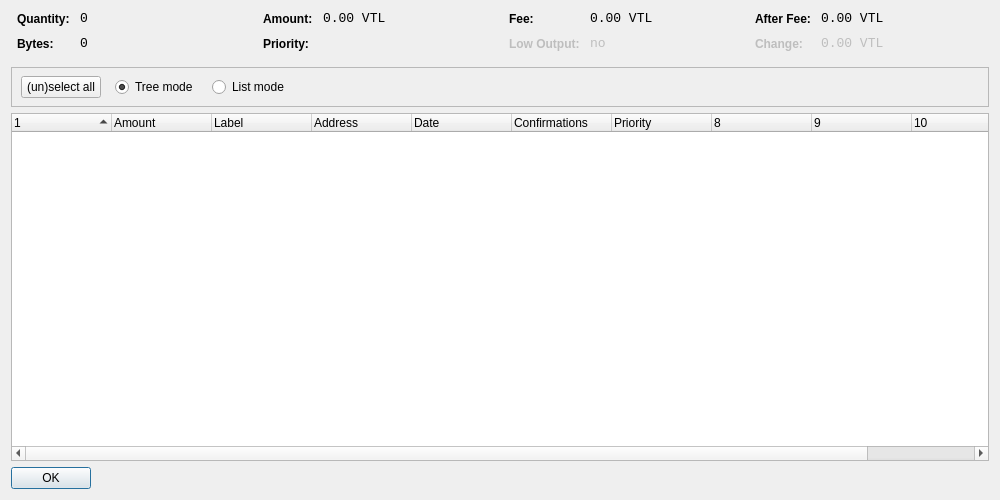
<?xml version="1.0" encoding="UTF-8"?>
<ui version="4.0">
 <class>CoinControlDialog</class>
 <widget class="QDialog" name="CoinControlDialog">
  <property name="geometry">
   <rect>
    <x>0</x>
    <y>0</y>
    <width>1000</width>
    <height>500</height>
   </rect>
  </property>
  <property name="windowTitle">
   <string>Coin Control</string>
  </property>
  <layout class="QVBoxLayout" name="verticalLayout">
   <item>
    <layout class="QHBoxLayout" name="horizontalLayoutTop" stretch="0,0,0,0">
     <property name="topMargin">
      <number>0</number>
     </property>
     <property name="bottomMargin">
      <number>10</number>
     </property>
     <item>
      <layout class="QFormLayout" name="formLayoutCoinControl1">
       <property name="horizontalSpacing">
        <number>10</number>
       </property>
       <property name="verticalSpacing">
        <number>10</number>
       </property>
       <property name="leftMargin">
        <number>6</number>
       </property>
       <property name="rightMargin">
        <number>6</number>
       </property>
       <item row="0" column="0">
        <widget class="QLabel" name="labelCoinControlQuantityText">
         <property name="styleSheet">
          <string notr="true">font-weight:bold;</string>
         </property>
         <property name="text">
          <string>Quantity:</string>
         </property>
        </widget>
       </item>
       <item row="0" column="1">
        <widget class="QLabel" name="labelCoinControlQuantity">
         <property name="font">
          <font>
           <family>Monospace</family>
           <pointsize>10</pointsize>
          </font>
         </property>
         <property name="cursor">
          <cursorShape>IBeamCursor</cursorShape>
         </property>
         <property name="contextMenuPolicy">
          <enum>Qt::ActionsContextMenu</enum>
         </property>
         <property name="text">
          <string notr="true">0</string>
         </property>
         <property name="textInteractionFlags">
          <set>Qt::LinksAccessibleByMouse|Qt::TextSelectableByKeyboard|Qt::TextSelectableByMouse</set>
         </property>
        </widget>
       </item>
       <item row="1" column="0">
        <widget class="QLabel" name="labelCoinControlBytesText">
         <property name="styleSheet">
          <string notr="true">font-weight:bold;</string>
         </property>
         <property name="text">
          <string>Bytes:</string>
         </property>
        </widget>
       </item>
       <item row="1" column="1">
        <widget class="QLabel" name="labelCoinControlBytes">
         <property name="font">
          <font>
           <family>Monospace</family>
           <pointsize>10</pointsize>
          </font>
         </property>
         <property name="cursor">
          <cursorShape>IBeamCursor</cursorShape>
         </property>
         <property name="contextMenuPolicy">
          <enum>Qt::ActionsContextMenu</enum>
         </property>
         <property name="text">
          <string notr="true">0</string>
         </property>
         <property name="textInteractionFlags">
          <set>Qt::LinksAccessibleByMouse|Qt::TextSelectableByKeyboard|Qt::TextSelectableByMouse</set>
         </property>
        </widget>
       </item>
      </layout>
     </item>
     <item>
      <layout class="QFormLayout" name="formLayoutCoinControl2">
       <property name="horizontalSpacing">
        <number>10</number>
       </property>
       <property name="verticalSpacing">
        <number>10</number>
       </property>
       <property name="leftMargin">
        <number>6</number>
       </property>
       <property name="rightMargin">
        <number>6</number>
       </property>
       <item row="0" column="0">
        <widget class="QLabel" name="labelCoinControlAmountText">
         <property name="styleSheet">
          <string notr="true">font-weight:bold;</string>
         </property>
         <property name="text">
          <string>Amount:</string>
         </property>
        </widget>
       </item>
       <item row="0" column="1">
        <widget class="QLabel" name="labelCoinControlAmount">
         <property name="font">
          <font>
           <family>Monospace</family>
           <pointsize>10</pointsize>
          </font>
         </property>
         <property name="cursor">
          <cursorShape>IBeamCursor</cursorShape>
         </property>
         <property name="contextMenuPolicy">
          <enum>Qt::ActionsContextMenu</enum>
         </property>
         <property name="text">
          <string notr="true">0.00 VTL</string>
         </property>
         <property name="textInteractionFlags">
          <set>Qt::LinksAccessibleByMouse|Qt::TextSelectableByKeyboard|Qt::TextSelectableByMouse</set>
         </property>
        </widget>
       </item>
       <item row="1" column="0">
        <widget class="QLabel" name="labelCoinControlPriorityText">
         <property name="styleSheet">
          <string notr="true">font-weight:bold;</string>
         </property>
         <property name="text">
          <string>Priority:</string>
         </property>
        </widget>
       </item>
       <item row="1" column="1">
        <widget class="QLabel" name="labelCoinControlPriority">
         <property name="font">
          <font>
           <family>Monospace</family>
           <pointsize>10</pointsize>
          </font>
         </property>
         <property name="cursor">
          <cursorShape>IBeamCursor</cursorShape>
         </property>
         <property name="contextMenuPolicy">
          <enum>Qt::ActionsContextMenu</enum>
         </property>
         <property name="text">
          <string/>
         </property>
         <property name="textInteractionFlags">
          <set>Qt::LinksAccessibleByMouse|Qt::TextSelectableByKeyboard|Qt::TextSelectableByMouse</set>
         </property>
        </widget>
       </item>
      </layout>
     </item>
     <item>
      <layout class="QFormLayout" name="formLayoutCoinControl3">
       <property name="horizontalSpacing">
        <number>10</number>
       </property>
       <property name="verticalSpacing">
        <number>10</number>
       </property>
       <property name="leftMargin">
        <number>6</number>
       </property>
       <property name="rightMargin">
        <number>6</number>
       </property>
       <item row="0" column="0">
        <widget class="QLabel" name="labelCoinControlFeeText">
         <property name="styleSheet">
          <string notr="true">font-weight:bold;</string>
         </property>
         <property name="text">
          <string>Fee:</string>
         </property>
        </widget>
       </item>
       <item row="0" column="1">
        <widget class="QLabel" name="labelCoinControlFee">
         <property name="font">
          <font>
           <family>Monospace</family>
           <pointsize>10</pointsize>
          </font>
         </property>
         <property name="cursor">
          <cursorShape>IBeamCursor</cursorShape>
         </property>
         <property name="contextMenuPolicy">
          <enum>Qt::ActionsContextMenu</enum>
         </property>
         <property name="text">
          <string notr="true">0.00 VTL</string>
         </property>
         <property name="textInteractionFlags">
          <set>Qt::LinksAccessibleByMouse|Qt::TextSelectableByKeyboard|Qt::TextSelectableByMouse</set>
         </property>
        </widget>
       </item>
       <item row="1" column="0">
        <widget class="QLabel" name="labelCoinControlLowOutputText">
         <property name="enabled">
          <bool>false</bool>
         </property>
         <property name="styleSheet">
          <string notr="true">font-weight:bold;</string>
         </property>
         <property name="text">
          <string>Low Output:</string>
         </property>
        </widget>
       </item>
       <item row="1" column="1">
        <widget class="QLabel" name="labelCoinControlLowOutput">
         <property name="enabled">
          <bool>false</bool>
         </property>
         <property name="font">
          <font>
           <family>Monospace</family>
           <pointsize>10</pointsize>
          </font>
         </property>
         <property name="cursor">
          <cursorShape>IBeamCursor</cursorShape>
         </property>
         <property name="contextMenuPolicy">
          <enum>Qt::ActionsContextMenu</enum>
         </property>
         <property name="text">
          <string notr="true">no</string>
         </property>
         <property name="textInteractionFlags">
          <set>Qt::LinksAccessibleByMouse|Qt::TextSelectableByKeyboard|Qt::TextSelectableByMouse</set>
         </property>
        </widget>
       </item>
      </layout>
     </item>
     <item>
      <layout class="QFormLayout" name="formLayoutCoinControl4">
       <property name="horizontalSpacing">
        <number>10</number>
       </property>
       <property name="verticalSpacing">
        <number>10</number>
       </property>
       <property name="leftMargin">
        <number>6</number>
       </property>
       <property name="rightMargin">
        <number>6</number>
       </property>
       <item row="0" column="0">
        <widget class="QLabel" name="labelCoinControlAfterFeeText">
         <property name="styleSheet">
          <string notr="true">font-weight:bold;</string>
         </property>
         <property name="text">
          <string>After Fee:</string>
         </property>
        </widget>
       </item>
       <item row="0" column="1">
        <widget class="QLabel" name="labelCoinControlAfterFee">
         <property name="font">
          <font>
           <family>Monospace</family>
           <pointsize>10</pointsize>
          </font>
         </property>
         <property name="cursor">
          <cursorShape>IBeamCursor</cursorShape>
         </property>
         <property name="contextMenuPolicy">
          <enum>Qt::ActionsContextMenu</enum>
         </property>
         <property name="text">
          <string notr="true">0.00 VTL</string>
         </property>
         <property name="textInteractionFlags">
          <set>Qt::LinksAccessibleByMouse|Qt::TextSelectableByKeyboard|Qt::TextSelectableByMouse</set>
         </property>
        </widget>
       </item>
       <item row="1" column="0">
        <widget class="QLabel" name="labelCoinControlChangeText">
         <property name="enabled">
          <bool>false</bool>
         </property>
         <property name="styleSheet">
          <string notr="true">font-weight:bold;</string>
         </property>
         <property name="text">
          <string>Change:</string>
         </property>
        </widget>
       </item>
       <item row="1" column="1">
        <widget class="QLabel" name="labelCoinControlChange">
         <property name="enabled">
          <bool>false</bool>
         </property>
         <property name="font">
          <font>
           <family>Monospace</family>
           <pointsize>10</pointsize>
          </font>
         </property>
         <property name="cursor">
          <cursorShape>IBeamCursor</cursorShape>
         </property>
         <property name="contextMenuPolicy">
          <enum>Qt::ActionsContextMenu</enum>
         </property>
         <property name="text">
          <string notr="true">0.00 VTL</string>
         </property>
         <property name="textInteractionFlags">
          <set>Qt::LinksAccessibleByMouse|Qt::TextSelectableByKeyboard|Qt::TextSelectableByMouse</set>
         </property>
        </widget>
       </item>
      </layout>
     </item>
    </layout>
   </item>
   <item>
    <widget class="QFrame" name="frame">
     <property name="minimumSize">
      <size>
       <width>0</width>
       <height>40</height>
      </size>
     </property>
     <property name="frameShape">
      <enum>QFrame::StyledPanel</enum>
     </property>
     <property name="frameShadow">
      <enum>QFrame::Sunken</enum>
     </property>
     <widget class="QWidget" name="horizontalLayoutWidget">
      <property name="geometry">
       <rect>
        <x>10</x>
        <y>0</y>
        <width>781</width>
        <height>41</height>
       </rect>
      </property>
      <layout class="QHBoxLayout" name="horizontalLayoutPanel" stretch="0,0,0,0,0">
       <property name="spacing">
        <number>14</number>
       </property>
       <item>
        <widget class="QPushButton" name="pushButtonSelectAll">
         <property name="sizePolicy">
          <sizepolicy hsizetype="Maximum" vsizetype="Fixed">
           <horstretch>0</horstretch>
           <verstretch>0</verstretch>
          </sizepolicy>
         </property>
         <property name="text">
          <string>(un)select all</string>
         </property>
        </widget>
       </item>
       <item>
        <widget class="QRadioButton" name="radioTreeMode">
         <property name="sizePolicy">
          <sizepolicy hsizetype="Maximum" vsizetype="Fixed">
           <horstretch>0</horstretch>
           <verstretch>0</verstretch>
          </sizepolicy>
         </property>
         <property name="text">
          <string>Tree mode</string>
         </property>
         <property name="checked">
          <bool>true</bool>
         </property>
        </widget>
       </item>
       <item>
        <widget class="QRadioButton" name="radioListMode">
         <property name="sizePolicy">
          <sizepolicy hsizetype="Maximum" vsizetype="Fixed">
           <horstretch>0</horstretch>
           <verstretch>0</verstretch>
          </sizepolicy>
         </property>
         <property name="text">
          <string>List mode</string>
         </property>
        </widget>
       </item>
       <item>
        <spacer name="horizontalSpacer">
         <property name="orientation">
          <enum>Qt::Horizontal</enum>
         </property>
         <property name="sizeHint" stdset="0">
          <size>
           <width>40</width>
           <height>20</height>
          </size>
         </property>
        </spacer>
       </item>
      </layout>
     </widget>
    </widget>
   </item>
   <item>
    <widget class="CoinControlTreeWidget" name="treeWidget">
     <property name="contextMenuPolicy">
      <enum>Qt::CustomContextMenu</enum>
     </property>
     <property name="sortingEnabled">
      <bool>false</bool>
     </property>
     <property name="columnCount">
      <number>11</number>
     </property>
     <attribute name="headerShowSortIndicator" stdset="0">
      <bool>true</bool>
     </attribute>
     <attribute name="headerStretchLastSection">
      <bool>false</bool>
     </attribute>
     <column>
      <property name="text">
       <string/>
      </property>
     </column>
     <column>
      <property name="text">
       <string>Amount</string>
      </property>
     </column>
     <column>
      <property name="text">
       <string>Label</string>
      </property>
     </column>
     <column>
      <property name="text">
       <string>Address</string>
      </property>
     </column>
     <column>
      <property name="text">
       <string>Date</string>
      </property>
     </column>
     <column>
      <property name="text">
       <string>Confirmations</string>
      </property>
      <property name="toolTip">
       <string>Confirmed</string>
      </property>
     </column>
     <column>
      <property name="text">
       <string>Priority</string>
      </property>
     </column>
     <column>
      <property name="text">
       <string/>
      </property>
     </column>
     <column>
      <property name="text">
       <string/>
      </property>
     </column>
     <column>
      <property name="text">
       <string/>
      </property>
     </column>
     <column>
      <property name="text">
       <string/>
      </property>
     </column>
    </widget>
   </item>
   <item>
    <widget class="QDialogButtonBox" name="buttonBox">
     <property name="sizePolicy">
      <sizepolicy hsizetype="Maximum" vsizetype="Fixed">
       <horstretch>0</horstretch>
       <verstretch>0</verstretch>
      </sizepolicy>
     </property>
     <property name="orientation">
      <enum>Qt::Horizontal</enum>
     </property>
     <property name="standardButtons">
      <set>QDialogButtonBox::Ok</set>
     </property>
    </widget>
   </item>
  </layout>
 </widget>
 <customwidgets>
  <customwidget>
   <class>CoinControlTreeWidget</class>
   <extends>QTreeWidget</extends>
   <header>coincontroltreewidget.h</header>
  </customwidget>
 </customwidgets>
 <resources/>
 <connections/>
</ui>
